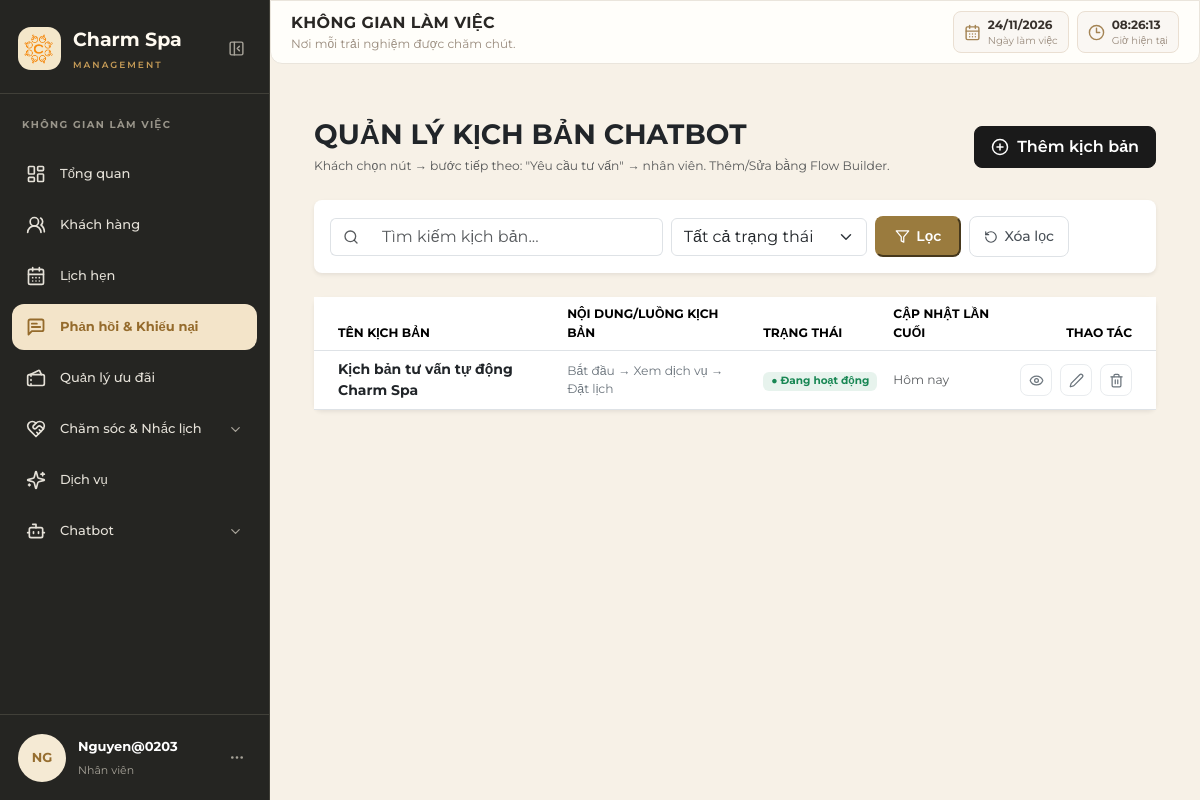
The app's page /chatbot/admin/scripts/ (signed in) with its own data.
### chatbot/models.py (models this page shows, shortened)
class KichBanChatbot(models.Model):
    ma_kb = models.CharField(max_length=10, primary_key=True, verbose_name="Mã kịch bản")
    ten_kich_ban = models.CharField(max_length=150, unique=True, verbose_name="Tên kịch bản")
    mo_ta = models.TextField(null=True, blank=True, verbose_name="Mô tả")
    trang_thai = models.CharField(max_length=30, default='Đang hoạt động', verbose_name="Trạng thái")
    ngay_cap_nhat = models.DateTimeField(auto_now=True, null=True, blank=True, verbose_name="Ngày cập nhật")
    class Meta:
        verbose_name = "Kịch bản Chatbot"
        verbose_name_plural = "Kịch bản Chatbot"

### chatbot/views.py (the view)
# urls.py: path('admin/scripts/', views.admin_script_list, name='admin_script_list'),
@admin_required
def admin_script_list(request):
    scripts = KichBanChatbot.objects.all().order_by('-pk')
    status_filter = request.GET.get('status', '')
    search_query = request.GET.get('q', '')
    if status_filter:
        scripts = scripts.filter(trang_thai=status_filter)
    if search_query:
        scripts = scripts.filter(ten_kich_ban__icontains=search_query)
    context = {
        'scripts': scripts,
        'status_filter': status_filter,
        'search_query': search_query,
    }
    return render(request, 'chatbot/admin_script_list.html', context)

### chatbot/identity.py (called while the page is built)
def is_admin(user):
    if not getattr(user, 'is_authenticated', False):
        return False
    return bool(user.is_superuser or is_manager_role(user))

### chatbot/permissions.py (called while the page is built)
def role_passes_test(test_func, login_url='dang_nhap', error_msg='Bạn không có quyền thực hiện thao tác này.'):
    def decorator(view_func):
        django_test = user_passes_test(test_func, login_url=login_url)
        @wraps(view_func)
        def _wrapped_view(request, *args, **kwargs):
            if not request.user.is_authenticated:
                if _wants_json(request):
                    return JsonResponse({'ok': False, 'error': 'Phiên đăng nhập đã hết hạn.'}, status=401)
                return redirect(login_url)
            if not test_func(request.user):
                if _wants_json(request):
                    return JsonResponse({'ok': False, 'error': error_msg}, status=403)
                raise PermissionDenied(error_msg)
            return django_test(view_func)(request, *args, **kwargs)
        return _wrapped_view
    return decorator

### templates/chatbot/admin_script_list.html (shortened to what this page needs)
{% extends 'layouts/staff_base.html' %}
{% load static %}
{% block content %}
<div class="container-fluid py-4 script-page">
    <div class="d-flex justify-content-between align-items-center mb-4">
        <div>
            <h3 class="page-title text-dark mb-1">QUẢN LÝ KỊCH BẢN CHATBOT</h3>
            <p class="text-muted small mb-0">Khách chọn nút → bước tiếp theo: "Yêu cầu tư vấn" → nhân viên. Thêm/Sửa bằng Flow Builder.</p>
        </div>
        <button type="button" class="btn btn-black-top d-flex align-items-center gap-2" data-bs-toggle="modal" data-bs-target="#createScriptModal">
            <i data-lucide="plus-circle" style="width: 18px; height: 18px;"></i> Thêm kịch bản
        </button>
    </div>
    <div class="card border-0 shadow-sm rounded-3 mb-4">
        <div class="card-body p-3">
            <form method="GET" action="{% url 'chatbot:admin_script_list' %}" class="row g-2 align-items-center">
                <div class="col-md-5">
                    <div class="input-group">
                        <span class="input-group-text bg-transparent border-end-0 text-muted">
                            <i data-lucide="search" style="width: 16px;"></i>
                        </span>
                        <input type="text" name="q" value="{{ search_query }}" class="form-border border-start-0 form-control shadow-none" placeholder="Tìm kiếm kịch bản...">
                    </div>
                </div>
                <div class="col-md-3">
                    <select name="status" class="form-select shadow-none">
                        <option value="">Tất cả trạng thái</option>
                    </select>
                </div>
                <div class="col-md-4 d-flex gap-2">
                    <button type="submit" class="btn-filter-gold">
                        <i data-lucide="filter" style="width: 15px; height: 15px;"></i> Lọc
                    </button>
                    <a href="{% url 'chatbot:admin_script_list' %}" class="btn-reset-filter">
                        <i data-lucide="rotate-ccw" style="width: 14px; height: 14px;"></i> Xóa lọc
                    </a>
                </div>
            </form>
        </div>
    </div>
    <div class="card border-0 shadow-sm rounded-3">
        <div class="card-body p-0">
            <div class="table-responsive">
                <table class="table table-hover align-middle mb-0">
                    <thead class="bg-light text-muted small text-uppercase">
                        <tr>
                            <th class="ps-4">Tên kịch bản</th>
                            <th>Nội dung/luồng kịch bản</th>
                            <th>Trạng thái</th>
                            <th>Cập nhật lần cuối</th>
                            <th class="text-end pe-4">Thao tác</th>
                        </tr>
                    </thead>
                    <tbody>
                        {% for script in scripts %}
                        <tr>
                            <td class="ps-4">
                                <a href="{% url 'chatbot:admin_script_detail' script.pk %}" class="fw-bold text-dark text-decoration-none">
                                    {{ script.ten_kich_ban }}
                                </a>
                            </td>
                            <td class="text-secondary small">
                                Bắt đầu → Xem dịch vụ → Đặt lịch
                            </td>
                            <td>
                                {% if script.trang_thai == 'Đang hoạt động' %}
                                    <span class="badge bg-success bg-opacity-10 text-success px-2 py-1">● Đang hoạt động</span>
                                {% else %}
                                    <span class="badge bg-secondary bg-opacity-10 text-secondary px-2 py-1">● Tạm ngừng</span>
                                {% endif %}
                            </td>
                            <td class="text-muted small">
                                {{ script.thoi_gian_cap_nhat|date:"H:i d/m/Y"|default:"Hôm nay" }}
                            </td>
                            <td class="text-end pe-4">
                                <div class="d-inline-flex align-items-center gap-2">
                                    <a href="{% url 'chatbot:admin_script_detail' script.pk %}" class="action-icon-btn" title="Xem chi tiết">
                                        <i data-lucide="eye" style="width: 15px; height: 15px;"></i>
                                    </a>
                                    <a href="{% url 'chatbot:admin_script_edit' script.pk %}" class="action-icon-btn" title="Chỉnh sửa">
                                        <i data-lucide="pen" style="width: 15px; height: 15px;"></i>
                                    </a>
                                    <button type="button" class="action-icon-btn delete-btn" data-bs-toggle="modal" data-bs-target="#deleteScriptModal_{{ script.pk }}" title="Xóa kịch bản">
                                        <i data-lucide="trash-2" style="width: 15px; height: 15px;"></i>
                                    </button>
                                </div>
                            </td>
                        </tr>
                        {% empty %}
                        <tr>
                            <td colspan="5" class="text-center py-4 text-muted">Chưa có kịch bản nào được tạo.</td>
                        </tr>
                        {% endfor %}
                    </tbody>
                </table>
            </div>
        </div>
    </div>
</div>
{% endblock %}

### templates/components/staff_sidebar.html (shortened to what this page needs)
{% load static %}
<aside class="staff-sidebar" id="staffSidebar">
    <div class="sidebar-logo">
        <div class="logo-icon">
            <img src="{% static 'images/logo_tach_nen.png' %}" alt="Charm Spa Logo" style="width: 100%; height: 100%; object-fit: contain; border-radius: 9px;">
        </div>
        <div class="logo-text">
            <div class="logo-name">Charm Spa</div>
            <div class="logo-subtitle">MANAGEMENT</div>
        </div>
        <button type="button"
                class="sidebar-toggle"
                id="sidebarToggle"
                aria-label="Thu gọn thanh menu"
                aria-expanded="true">
            <i data-lucide="panel-left-close"></i>
        </button>
    </div>
    <div class="sidebar-section-title">KHÔNG GIAN LÀM VIỆC</div>
    {% with role=request.user.thong_tin_tai_khoan.vai_tro %}
    <nav class="sidebar-menu">
        <a href="{% url 'core:staff_dashboard' %}" title="Tổng quan"
           class="sidebar-item {% if active_menu == 'dashboard' %}active{% endif %}">
            <i data-lucide="layout-dashboard" class="sidebar-icon"></i>
            <span class="sidebar-label">Tổng quan</span>
        </a>
        <a href="{% url 'staff_customer_list' %}" title="Khách hàng"
           class="sidebar-item {% if active_menu == 'customers' %}active{% endif %}">
            <i data-lucide="users-round" class="sidebar-icon"></i>
            <span class="sidebar-label">Khách hàng</span>
        </a>
        <a href="{% url 'bookings:staff_booking_list' %}" title="Lịch hẹn"
           class="sidebar-item {% if active_menu == 'bookings' %}active{% endif %}">
            <i data-lucide="calendar-days" class="sidebar-icon"></i>
            <span class="sidebar-label">Lịch hẹn</span>
        </a>
        <a
            href="{% if role == 'Quản lý' or role == 'Admin' or role == 'Quản trị viên' %}{% url 'feedback:admin_feedback_list' %}{% elif role == 'Nhân viên' or role == 'Nhân viên CSKH' or role == 'Chuyên viên' %}{% url 'feedback:staff_feedback_list' %}{% else %}#{% endif %}"
            title="Phản hồi & Khiếu nại"
            class="sidebar-item {% if active_menu == 'feedback' %}active{% endif %}"
        >
            <i data-lucide="message-square-text" class="sidebar-icon"></i>
            <span class="sidebar-label">
                Phản hồi & Khiếu nại
            </span>
        </a>
        <a href="{% url 'notifications:admin_promotion_list' %}" title="Quản lý ưu đãi"
           class="sidebar-item {% if active_menu == 'promotions' or request.resolver_match.namespace == 'notifications' %}active{% endif %}">
            <i data-lucide="tickets" class="sidebar-icon"></i>
            <span class="sidebar-label">{% if role == 'Nhân viên' %}Xem ưu đãi{% else %}Quản lý ưu đãi{% endif %}</span>
        </a>
        <button type="button"
                class="sidebar-item sidebar-parent {% if active_menu == 'reminders' or active_menu == 'aftercare' %}active{% endif %}"
                id="careMenuToggle"
                aria-expanded="{% if active_menu == 'reminders' or active_menu == 'aftercare' %}true{% else %}false{% endif %}">
            <i data-lucide="heart-handshake" class="sidebar-icon"></i>
            <span class="sidebar-label">Chăm sóc & Nhắc lịch</span>
            <i data-lucide="chevron-down" class="sidebar-chevron"></i>
        </button>
        <a href="{% url 'services:staff_services' %}" title="Dịch vụ"
           class="sidebar-item {% if active_menu == 'services' or active_menu == 'dich_vu' %}active{% endif %}">
            <i data-lucide="sparkles" class="sidebar-icon"></i>
            <span class="sidebar-label">Dịch vụ</span>
        </a>
        <button type="button"
                class="sidebar-item sidebar-parent {% if active_menu == 'chatbot_conversations' or active_menu == 'chatbot_scripts' %}active{% endif %}"
                id="chatbotMenuToggle"
                aria-expanded="{% if active_menu == 'chatbot_conversations' or active_menu == 'chatbot_scripts' %}true{% else %}false{% endif %}">
            <i data-lucide="bot" class="sidebar-icon"></i>
            <span class="sidebar-label">Chatbot</span>
            <i data-lucide="chevron-down" class="sidebar-chevron"></i>
        </button>
    </nav>
    <div class="sidebar-user">
        <div class="user-avatar">
            {{ request.user.username|slice:":2"|upper|default:"?" }}
        </div>
        <div class="user-info">
            <strong>
                {{ request.user.ho_so_nhan_vien.ho_ten|default:request.user.thong_tin_tai_khoan.ho_so_nhan_vien.ho_ten|default:request.user.username|default:"Tài khoản" }}
            </strong>
            <span>
                {% if role == 'Quản lý' or role == 'Admin' or role == 'Quản trị viên' %}
                    Quản lý
                {% elif role == 'Nhân viên' or role == 'Nhân viên CSKH' or role == 'Chuyên viên' %}
                    Nhân viên
                {% else %}
                    {{ role|default:"Nhân viên" }}
                {% endif %}
            </span>
        </div>
        <button type="button"
                class="user-more"
                id="userMoreToggle"
                aria-label="Tùy chọn tài khoản"
                aria-expanded="false">
            <i data-lucide="ellipsis"></i>
        </button>
    </div>
    {% endwith %}
</aside>

### templates/chatbot/admin_script_list.html (style rules this page uses)
body, .script-page, .script-page input, .script-page select, .script-page button, .script-page table, .script-page a, .modal { font-family: 'Montserrat', sans-serif !important; }
.page-title, .modal-title, h1, h2, h3, h4, h5, h6 { font-family: 'Montserrat', sans-serif !important; font-weight: 700 !important; }
.btn-black-top { background-color: #1a1a1a !important; border-color: #1a1a1a !important; color: #ffffff !important; font-weight: 600; border-radius: 8px; padding: 8px 16px; transition: all 0.2s ease; }
.btn-filter-gold { background-color: #9A7B3E !important; border-color: #9A7B3E !important; color: #ffffff !important; font-weight: 600; font-size: 0.875rem; border-radius: 8px; padding: 8px 18px; display: inline-flex; align-items: center; gap: 6px; transition: all 0.2s ease; }
.btn-reset-filter { background-color: #ffffff !important; color: #495057 !important; border: 1px solid #dee2e6 !important; border-radius: 8px; padding: 8px 14px; font-weight: 500; font-size: 0.875rem; display: inline-flex; align-items: center; gap: 6px; text-decoration: none; transition: all 0.2s ease; }
.action-icon-btn { width: 32px; height: 32px; border-radius: 8px; border: 1px solid #e9ecef; background-color: #ffffff; color: #6c757d; display: inline-flex; align-items: center; justify-content: center; text-decoration: none; transition: all 0.2s ease; padding: 0; }

### templates/components/staff_sidebar.html (style rules this page uses)
#staffSidebar .sidebar-menu > .sidebar-item.active, #staffSidebar .sidebar-menu > a.sidebar-item.active, #staffSidebar .sidebar-menu > button.sidebar-parent.active { background: #f3e4c9 !important; color: #956b2c !important; border-radius: 12px !important; font-weight: 700 !important; }
#staffSidebar .sidebar-menu > .sidebar-item.active .sidebar-label, #staffSidebar .sidebar-menu > .sidebar-item.active .sidebar-icon, #staffSidebar .sidebar-menu > .sidebar-item.active .sidebar-chevron, #staffSidebar .sidebar-menu > .sidebar-item.active svg { color: #956b2c !important; stroke: #956b2c !important; }

### records on screen
KichBanChatbot: ten_kich_ban "Kịch bản tư vấn tự động Charm Spa", trang_thai "● Đang hoạt động", thoi_gian_cap_nhat "Hôm nay"

### other values on screen
{{ request.user.username|slice:":2"|upper|default:"?" }} "NG"
{{ role|default:"Nhân viên" }} "Nhân viên"
